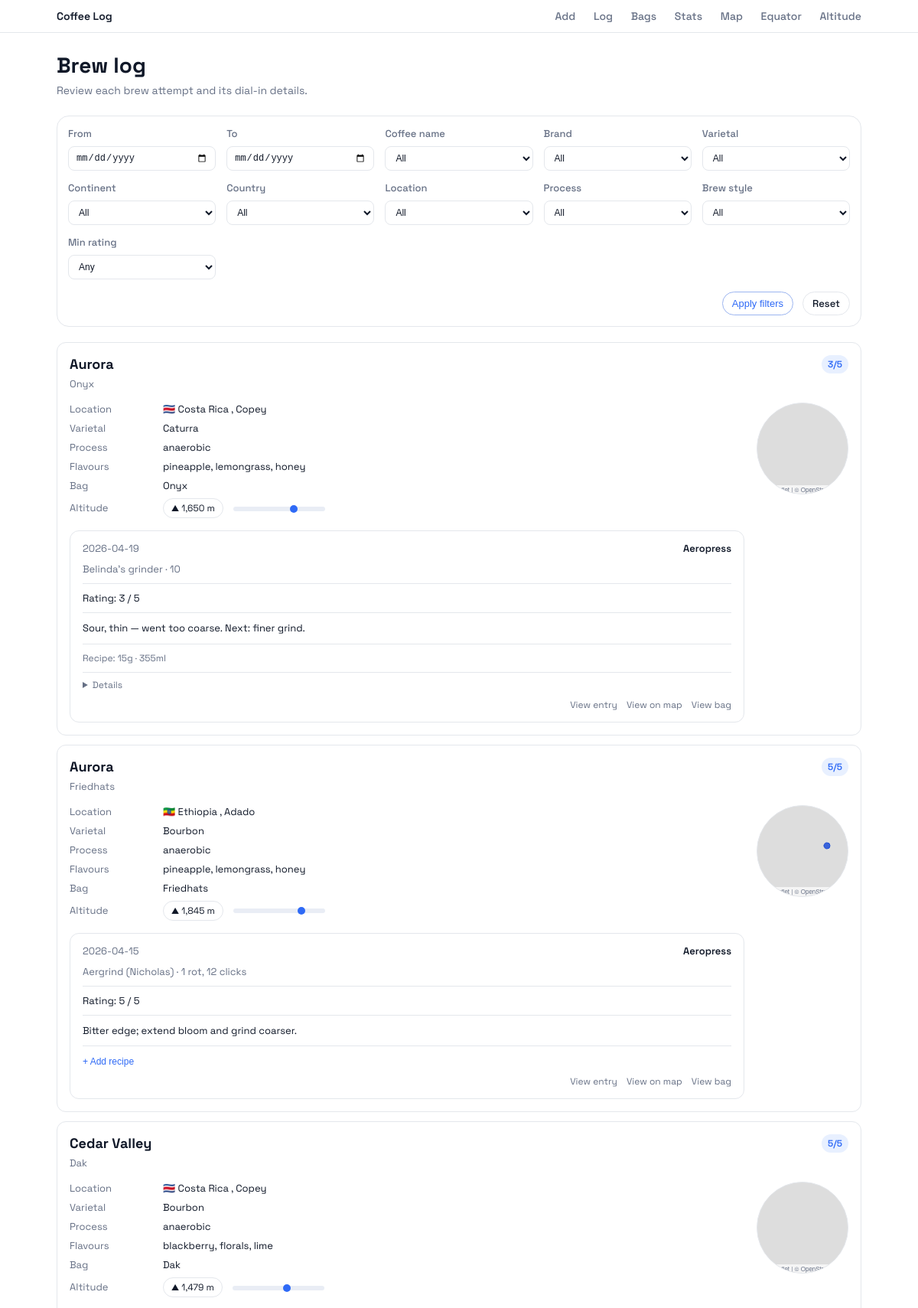
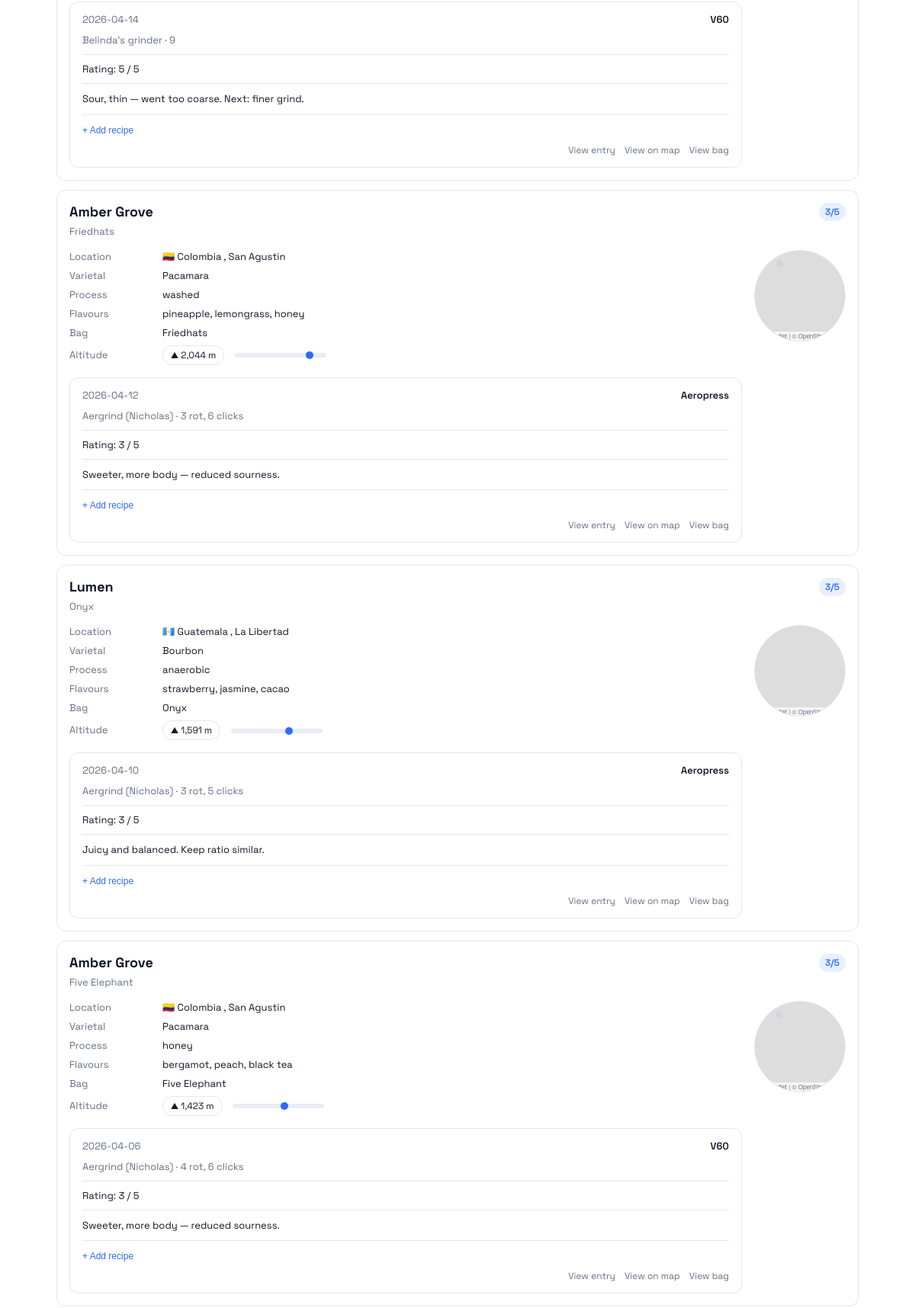
The app's page /log (upper part) with its own data (2 pictures, top to bottom).
### tables this page shows
CREATE TABLE brews (
    id INTEGER PRIMARY KEY AUTOINCREMENT,
    bag_id INTEGER NOT NULL,
    date TEXT NOT NULL,
    rating INTEGER NOT NULL CHECK (rating BETWEEN 1 AND 5),
    brew_style TEXT NOT NULL,
    grinder TEXT NOT NULL,
    grind_setting TEXT NOT NULL,
    notes TEXT,
    dose_g REAL,
    water_ml INTEGER,
    temp_c REAL,
    total_brew_s INTEGER,
    pour_time_s INTEGER,
    bloom_water_ml INTEGER,
    bloom_time_s INTEGER,
    agitation TEXT,
    recipe_notes TEXT,
    created_at TEXT NOT NULL,
    FOREIGN KEY (bag_id) REFERENCES bags(id) ON DELETE CASCADE
);

CREATE TABLE bags (
    id INTEGER PRIMARY KEY AUTOINCREMENT,
    coffee_name TEXT NOT NULL,
    brand TEXT NOT NULL,
    varietal TEXT,
    flavours TEXT,
    country TEXT,
    location TEXT,
    process TEXT,
    latitude REAL,
    longitude REAL,
    altitude_m INTEGER,
    continent TEXT,
    photo_path TEXT,
    created_at TEXT NOT NULL
);

### app.py (the view)
@app.route("/log")
def log() -> Any:
    init_db()
    entry_id = request.args.get("entry_id")
    filters = build_filters_from_request(request.args)
    coffees = fetch_brews(filters)
    return render_template(
        "log.html",
        coffees=coffees,
        entry_id=entry_id,
        build_query=build_query,
        distinct_values={
            "coffee_name": get_distinct_values("coffee_name"),
            "brand": get_distinct_values("brand"),
            "varietal": get_distinct_values("varietal"),
            "continent": get_distinct_values("continent"),
            "country": get_distinct_values("country"),
            "location": get_distinct_values("location"),
            "process": get_distinct_values("process"),
            "brew_style": get_distinct_values("brew_style"),
        },
    )

### app.py (called while the page is built)
def emoji_flag(country_code: str) -> str:
    return "".join(chr(127397 + ord(char)) for char in country_code.upper())

def flag_for_country(country: str | None) -> str | None:
    if not country:
        return None
    code = COUNTRY_CODES.get(country)
    if not code:
        return None
    return emoji_flag(code)

@app.context_processor
def inject_country_flags() -> dict[str, Any]:
    return {
        "country_flags": {
            country: flag_for_country(country) for country in COUNTRY_CODES.keys()
        }
    }

@app.template_filter("flag_country")
def flag_country(country: str) -> str:
    flag = flag_for_country(country)
    if not flag:
        return country
    return f"{flag} {country}"

@app.template_filter("format_latlon")
def format_latlon(value: float | None) -> str:
    if value is None:
        return ""
    return f"{value:.5f}"

@app.template_filter("format_grind")
def format_grind_setting(value: str, grinder: str | None = None) -> str:
    if not value:
        return ""
    if grinder == "Aergrind (Nicholas)":
        parts = value.replace("|", "-").split("-")
        if len(parts) == 2 and parts[0].isdigit() and parts[1].isdigit():
            rotation = int(parts[0])
            clicks = int(parts[1])
            return f"{rotation} rot, {clicks} clicks"
    return value

@app.template_filter("has_recipe")
def has_recipe(brew: sqlite3.Row | dict[str, Any]) -> bool:
    fields = [
        "dose_g",
        "water_ml",
        "temp_c",
        "total_brew_s",
        "pour_time_s",
        "bloom_water_ml",
        "bloom_time_s",
        "agitation",
        "recipe_notes",
    ]
    for field in fields:
        if isinstance(brew, sqlite3.Row):
            try:
                value = brew[field]
            except (IndexError, KeyError):
                continue
        else:
            value = brew.get(field)
        if value not in (None, ""):
            return True
    return False

def build_query(args: dict[str, str], **updates: str) -> str:
    data = dict(args)
    for key, value in updates.items():
        if value:
            data[key] = value
        else:
            data.pop(key, None)
    return urlencode(data)

def get_db() -> sqlite3.Connection:
    conn = sqlite3.connect(DATABASE)
    conn.row_factory = sqlite3.Row
    return conn

def init_db() -> None:
    conn = get_db()
    conn.executescript(SCHEMA_SQL)
    migrate_bags_schema(conn)
    migrate_brews_schema(conn)
    conn.commit()
    conn.close()

### templates/log.html (shortened to what this page needs)
{% extends "base.html" %}
{% block content %}
<section class="page-header">
  <div>
    <h1>Brew log</h1>
    <p>Review each brew attempt and its dial-in details.</p>
  </div>
</section>
<div class="filter-bar">
  {% include "partials/_filters.html" %}
</div>
<section class="cards">
  {% for coffee in coffees %}
    {% set is_target = entry_id and coffee.id|string == entry_id %}
    <article class="card coffee-card{% if is_target %} highlight{% endif %}{% if coffee.latitude and coffee.longitude %} has-map{% endif %}" id="entry-{{ coffee.id }}">
      <div class="card-header">
        <div>
          <h2>{{ coffee.coffee_name or "Untitled bag" }}</h2>
          <p class="card-subtitle">{{ coffee.brand or "Unknown roaster" }}</p>
        </div>
        <span class="rating">{{ coffee.rating }}/5</span>
      </div>
      <div class="card-body">
        <div class="card-content">
          <div class="card-details">
            <div class="detail-grid">
              <div class="detail-row">
                <span class="detail-label">Location</span>
                <span class="detail-value">
                  {% if coffee.country %}
                    <a class="value-link" href="{{ url_for('log') }}?{{ build_query(request.args, country=coffee.country, entry_id='') }}">
                      {{ coffee.country|flag_country }}
                    </a>
                  {% endif %}
                  {% if coffee.location %}
                    {% if coffee.country %}, {% endif %}
                    <a class="value-link" href="{{ url_for('log') }}?{{ build_query(request.args, location=coffee.location, entry_id='') }}">
                      {{ coffee.location }}
                    </a>
                  {% endif %}
                </span>
              </div>
              <div class="detail-row">
                <span class="detail-label">Varietal</span>
                <span class="detail-value">
                  {% if coffee.varietal %}
                    <a class="value-link" href="{{ url_for('log') }}?{{ build_query(request.args, varietal=coffee.varietal, entry_id='') }}">
                      {{ coffee.varietal }}
                    </a>
                  {% else %}
                    —
                  {% endif %}
                </span>
              </div>
              <div class="detail-row">
                <span class="detail-label">Process</span>
                <span class="detail-value">
                  {% if coffee.process %}
                    <a class="value-link" href="{{ url_for('log') }}?{{ build_query(request.args, process=coffee.process, entry_id='') }}">
                      {{ coffee.process }}
                    </a>
                  {% else %}
                    —
                  {% endif %}
                </span>
              </div>
              <div class="detail-row">
                <span class="detail-label">Flavours</span>
                <span class="detail-value">{{ coffee.flavours or "—" }}</span>
              </div>
              <div class="detail-row">
                <span class="detail-label">Bag</span>
                <span class="detail-value">
                  {% if coffee.brand %}
                    <a class="value-link" href="{{ url_for('log') }}?{{ build_query(request.args, brand=coffee.brand, entry_id='') }}">
                      {{ coffee.brand }}
                    </a>
                  {% else %}
                    —
                  {% endif %}
                </span>
              </div>
              {% if coffee.altitude_m %}
                {% set position = coffee.altitude_m / 2500 * 100 %}
                <div class="detail-row detail-altitude">
                  <span class="detail-label">Altitude</span>
                  <span class="detail-value">
                    <span class="chip">⛰ {{ "{:,.0f}".format(coffee.altitude_m) }} m</span>
                    <span class="meter">
                      <span class="dot" style="left: {% if position < 0 %}0{% elif position > 100 %}100{% else %}{{ position|round(2) }}{% endif %}%"></span>
                    </span>
                  </span>
                </div>
              {% endif %}
            </div>
            <article class="brew-entry brew-entry--log">
              <header class="brew-entry-header">
                <span class="brew-entry-date">{{ coffee.date }}</span>
                <span class="brew-entry-style">{{ coffee.brew_style }}</span>
              </header>
              <div class="brew-entry-block brew-entry-grind">
                {{ coffee.grinder }}{% if coffee.grind_setting %} · {{ coffee.grind_setting|format_grind(coffee.grinder) }}{% endif %}
              </div>
              <div class="brew-entry-block brew-entry-rating">Rating: {{ coffee.rating }} / 5</div>
              {% if coffee.notes %}
                <div class="brew-entry-block brew-entry-notes notes-block">
                  <p class="notes-text">{{ coffee.notes }}</p>
                </div>
              {% endif %}
              <div class="brew-entry-block brew-entry-recipe">
                {% if coffee|has_recipe %}
                  <div class="recipe-summary-line">Recipe: {{ coffee|recipe_summary }}</div>
                  <details class="recipe-details">
                    <summary>Details</summary>
                  </details>
                {% else %}
                  <button type="button" class="recipe-cta" data-target="recipe-editor-{{ coffee.id }}">+ Add recipe</button>
                {% endif %}
              </div>
              <footer class="brew-entry-footer">
                <a class="text-link" href="{{ url_for('log') }}?entry_id={{ coffee.id }}">View entry</a>
                <a class="text-link" href="{{ url_for('map_view') }}?entry_id={{ coffee.id }}">View on map</a>
                <a class="text-link" href="{{ url_for('bag_detail', bag_id=coffee.bag_id) }}">View bag</a>
              </footer>
            </article>
          </div>
          {% if coffee.latitude and coffee.longitude %}
            <div
              class="origin-map"
              role="button"
              tabindex="0"
              aria-label="View coffee on map"
              data-lat="{{ coffee.latitude|format_latlon }}"
              data-lon="{{ coffee.longitude|format_latlon }}"
              data-id="{{ coffee.id }}"
              data-rating="{{ coffee.rating }}"
            ></div>
          {% endif %}
        </div>
      </div>
    </article>
  {% else %}
    <p class="empty">No brews yet. Log your first one!</p>
  {% endfor %}
</section>
{% endblock %}

### static/styles.css (style rules this page uses)
:root { color-scheme: light; --bg: #ffffff; --text: #101828; --muted: #667085; --border: #e4e7ec; --accent: #2f6af6; --accent-2: #c5a46b; --accent-soft: #e8f0ff; --space-md: 16px; --space-lg: 20px; --space-xl: 32px; }
* { box-sizing: border-box; }
body { margin: 0; font-family: "Space Grotesk", "Helvetica Neue", Arial, sans-serif; color: var(--text); background: var(--bg); font-size: 14px; }
.page-header { display: flex; align-items: flex-end; justify-content: space-between; margin-bottom: 24px; }
.page-header h1 { margin: 0 0 6px; font-size: 28px; }
.page-header p { margin: 0; color: var(--muted); }
.card { background: #fff; border: 1px solid var(--border); border-radius: 12px; padding: 16px; }
.card-subtitle { margin: 4px 0 0; color: var(--muted); font-size: 13px; }
.recipe-cta { border: none; background: transparent; padding: 0; font-size: 12px; color: var(--accent); cursor: pointer; text-align: left; }
.recipe-summary-line { font-size: 12px; color: var(--muted); }
.recipe-details { margin-top: 10px; border-top: 1px solid var(--border); padding-top: 8px; font-size: 12px; }
.recipe-details summary { cursor: pointer; color: var(--muted); }
button, .secondary { border-radius: 999px; padding: 6px 12px; border: 1px solid var(--border); font-weight: 500; cursor: pointer; text-decoration: none; text-align: center; display: inline-flex; align-items: center; justify-content: center; font-size: 13px; background: transparent; }
.leaflet-container { z-index: 1; }
.cards { display: flex; flex-direction: column; gap: 12px; margin-top: 20px; }
.coffee-card h2 { margin: 0 0 6px; font-size: 18px; }
.card-header { display: flex; align-items: flex-start; justify-content: space-between; gap: 12px; }
.rating { background: var(--accent-soft); color: var(--accent); font-weight: 600; border-radius: 999px; padding: 4px 8px; font-size: 12px; }
.card-body { margin-top: 16px; display: flex; flex-direction: column; gap: 12px; }
.detail-grid { display: flex; flex-direction: column; gap: 8px; }
.detail-row { display: flex; gap: 12px; font-size: 13px; align-items: baseline; }
.detail-label { min-width: 110px; color: var(--muted); }
.detail-value { color: var(--text); }
.value-link { color: var(--text); text-decoration: none; border-bottom: 1px solid transparent; }
.detail-altitude .meter { display: inline-block; width: 120px; margin-left: 10px; vertical-align: middle; }
.card-content { display: flex; flex-direction: column; gap: 12px; }
.coffee-card.has-map .card-content { display: grid; grid-template-columns: minmax(0, 1fr) 120px; gap: 16px; align-items: start; }
.origin-map { width: 120px; height: 120px; border: 1px solid var(--border); border-radius: 50%; overflow: hidden; cursor: pointer; }
.chip { background: #fff; border: 1px solid var(--border); border-radius: 999px; padding: 4px 10px; font-size: 12px; display: inline-flex; align-items: center; gap: 6px; }
.meter { position: relative; height: 6px; border-radius: 999px; background: #e9edf5; }
.meter .dot { position: absolute; top: 50%; transform: translate(-50%, -50%); width: 10px; height: 10px; background: var(--accent); border-radius: 50%; }
.filter-bar { margin-bottom: var(--space-lg); }
.brew-entry { border: 1px solid var(--border); border-radius: 12px; padding: 14px 16px; display: grid; gap: 10px; background: #fff; }
.brew-entry--log { margin-top: 16px; }
.brew-entry-header { display: flex; justify-content: space-between; align-items: baseline; gap: 12px; font-size: 13px; }
.brew-entry-date { color: var(--muted); }
.brew-entry-style { font-weight: 600; color: var(--text); }
.brew-entry-block + .brew-entry-block { border-top: 1px solid var(--border); padding-top: 10px; }
.brew-entry-grind { font-size: 13px; color: var(--muted); }
.brew-entry-rating { font-size: 13px; color: var(--text); }
.brew-entry-notes { display: grid; gap: 6px; }
.notes-text { margin: 0; font-size: 13px; color: var(--text); line-height: 1.5; display: -webkit-box; -webkit-line-clamp: 2; -webkit-box-orient: vertical; overflow: hidden; }
.brew-entry-footer { display: flex; justify-content: flex-end; gap: 12px; font-size: 12px; }
.text-link { color: var(--muted); text-decoration: none; }

### records on screen
brews: coffee_name "Aurora", brand "Onyx", rating "3", country|flag_country "🇨🇷 Costa Rica", location "Copey", varietal "Caturra", process "anaerobic", flavours "pineapple, lemongrass, honey", date "2026-04-19", brew_style "Aeropress", grinder "Belinda’s grinder", grind_setting "10", notes "Sour, thin — went too coarse. Next: finer grind.", coffee "15g · 355ml"
bags: altitude_m "1,650"
brews: coffee_name "Aurora", brand "Friedhats", rating "5", country|flag_country "🇪🇹 Ethiopia", location "Adado", varietal "Bourbon", process "anaerobic", flavours "pineapple, lemongrass, honey", date "2026-04-15", brew_style "Aeropress", grinder "Aergrind (Nicholas)", grind_setting "1 rot, 12 clicks", notes "Bitter edge; extend bloom and grind coarser."
bags: altitude_m "1,845"
brews: coffee_name "Cedar Valley", brand "Dak", rating "5", country|flag_country "🇨🇷 Costa Rica", location "Copey", varietal "Bourbon", process "anaerobic", flavours "blackberry, florals, lime", date "2026-04-14", brew_style "V60", grinder "Belinda’s grinder", grind_setting "9", notes "Sour, thin — went too coarse. Next: finer grind."
bags: altitude_m "1,479"
brews: coffee_name "Amber Grove", brand "Friedhats", rating "3", country|flag_country "🇨🇴 Colombia", location "San Agustin", varietal "Pacamara", process "washed", flavours "pineapple, lemongrass, honey", date "2026-04-12", brew_style "Aeropress", grinder "Aergrind (Nicholas)", grind_setting "3 rot, 6 clicks", notes "Sweeter, more body — reduced sourness."
bags: altitude_m "2,044"
brews: coffee_name "Lumen", brand "Onyx", rating "3", country|flag_country "🇬🇹 Guatemala", location "La Libertad", varietal "Bourbon", process "anaerobic", flavours "strawberry, jasmine, cacao", date "2026-04-10", brew_style "Aeropress", grinder "Aergrind (Nicholas)", grind_setting "3 rot, 5 clicks", notes "Juicy and balanced. Keep ratio similar."
bags: altitude_m "1,591"
brews: coffee_name "Amber Grove", brand "Five Elephant", rating "3", country|flag_country "🇨🇴 Colombia", location "San Agustin", varietal "Pacamara", process "honey", flavours "bergamot, peach, black tea", date "2026-04-06", brew_style "V60", grinder "Aergrind (Nicholas)", grind_setting "4 rot, 6 clicks", notes "Sweeter, more body — reduced sourness."
bags: altitude_m "1,423"
